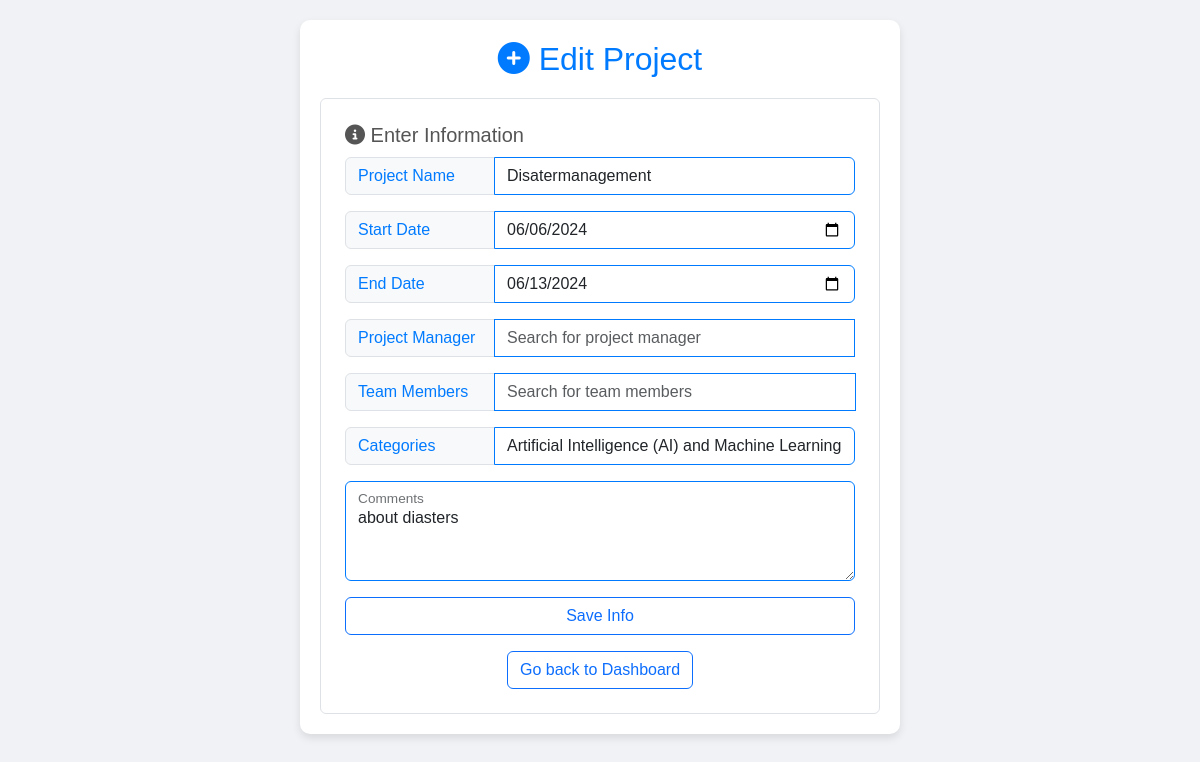
Screenshot of /edit_project/27/ (signed in) with the database file from the repository.
### pms/models.py (models this page shows, shortened)
class create_project(models.Model):
    projectname = models.CharField(max_length=255)
    start_date = models.DateField()
    end_date = models.DateField()
    project_manager = models.ForeignKey(create_team_member, on_delete=models.SET_NULL, null=True, related_name='managed_projects')
    team_members = models.ManyToManyField(create_team_member, related_name='projects')
    categories = models.CharField(max_length=50)
    categories = models.CharField(max_length=50)
    comments = models.TextField()
    created_at = models.DateTimeField(auto_now_add=True)
    updated_at = models.DateTimeField(auto_now=True)
    created_by = models.ForeignKey(User, on_delete=models.CASCADE)

### pms/views.py (the view, shortened to what this page needs)
# urls.py: path('edit_project/<int:item_id>/',edit_project,name="edit_project"),
@login_required
def edit_project(request, item_id):
    item = get_object_or_404(create_project, id=item_id)
    return render(request, 'createproject.html', {'item': item})

### templates/createproject.html (shortened to what this page needs)
{% load static %}
<!DOCTYPE html>
<html lang="en">
<head>
    <link rel="stylesheet" href="https://cdnjs.cloudflare.com/ajax/libs/font-awesome/6.5.2/css/all.min.css">
    <link href="https://cdn.jsdelivr.net/npm/bootstrap@5.3.3/dist/css/bootstrap.min.css" rel="stylesheet">
</head>
<body>
    <div class="container">
        <h2 class="form-title"><i class="fa-solid fa-circle-plus" style="color: #007bff;"></i> {% if item %}Edit Project{% else %}Create Project{% endif %}</h2>
        <div class="border p-4 rounded">
            <h3 class="form-subtitle"><i class="fa-solid fa-circle-info"></i> Enter Information</h3>
            <form method="POST" action=".">{% csrf_token %}
                <div class="input-group mb-3">
                    <span class="input-group-text">Project Name</span>
                    <input type="text" class="form-control" placeholder="Enter project name" name="projectname" value="{% if item %}{{ item.projectname }}{% endif %}" required>
                </div>
                <div class="input-group mb-3">
                    <span class="input-group-text">Start Date</span>
                    <input type="date" class="form-control" name="start_date" value="{% if item %}{{ item.start_date|date:'Y-m-d' }}{% endif %}" required>
                </div>
                <div class="input-group mb-3">
                    <span class="input-group-text">End Date</span>
                    <input type="date" class="form-control" name="end_date" value="{% if item %}{{ item.end_date|date:'Y-m-d' }}{% endif %}" required>
                </div>
                <div class="input-group mb-3">
                    <span class="input-group-text">Project Manager</span>
                    <input type="text" class="form-control" id="projectmanager_search" placeholder="Search for project manager" value="{% if item and item.projectmanager %}{{ item.projectmanager.name }}{% endif %}">
                </div>
                <div class="input-group mb-3">
                    <span class="input-group-text">Team Members</span>
                    <input type="text" class="form-control" id="teammember_search" placeholder="Search for team members">
                </div>
                <div class="input-group mb-3">
                    <span class="input-group-text">Categories</span>
                    <select name="categories" class="form-control" required>
                        <option value="AIandML" {% if item and item.categories == 'AIandML' %}selected{% endif %}>Artificial Intelligence (AI) and Machine Learning (ML)</option>
                    </select>
                </div>
                <div class="input-group mb-3">
                    <div class="form-floating w-100">
                        <textarea class="form-control" placeholder="Leave a comment here" name="comments" id="floatingTextarea2" style="height: 100px" required>{% if item %}{{ item.comments }}{% endif %}</textarea>
                        <label for="floatingTextarea2">Comments</label>
                    </div>
                </div>
                <div class="d-grid">
                    <button type="submit" class="btn btn-outline-primary">Save Info</button>
                </div>
                <div class="text-center mt-3">
                    <a href="{% url 'home' %}" class="btn btn-outline-primary">Go back to Dashboard</a>
                </div>
            </form>
        </div>
    </div>
</body>
</html>

### templates/createproject.html (style rules this page uses)
body { font-family: Arial, sans-serif; background-color: #f0f2f5; margin: 20px; }
.container { max-width: 600px; width: 100%; padding: 20px; background-color: #fff; border-radius: 10px; box-shadow: 0 4px 8px rgba(0,0,0,0.1); }
.form-title { font-size: 2rem; margin-bottom: 20px; text-align: center; color: #007bff; }
.form-subtitle { font-size: 1.25rem; margin-bottom: 10px; color: #555; }
.input-group-text { width: 150px; text-align: left; color: #007bff; }
.form-control { border-color: #007bff; }

### rows the page displays
create_project: projectname "Disatermanagement", start_date "06/06/2024", end_date "06/13/2024", categories "Artificial Intelligence (AI) and Machine Learning (ML)", comments "about diasters"
